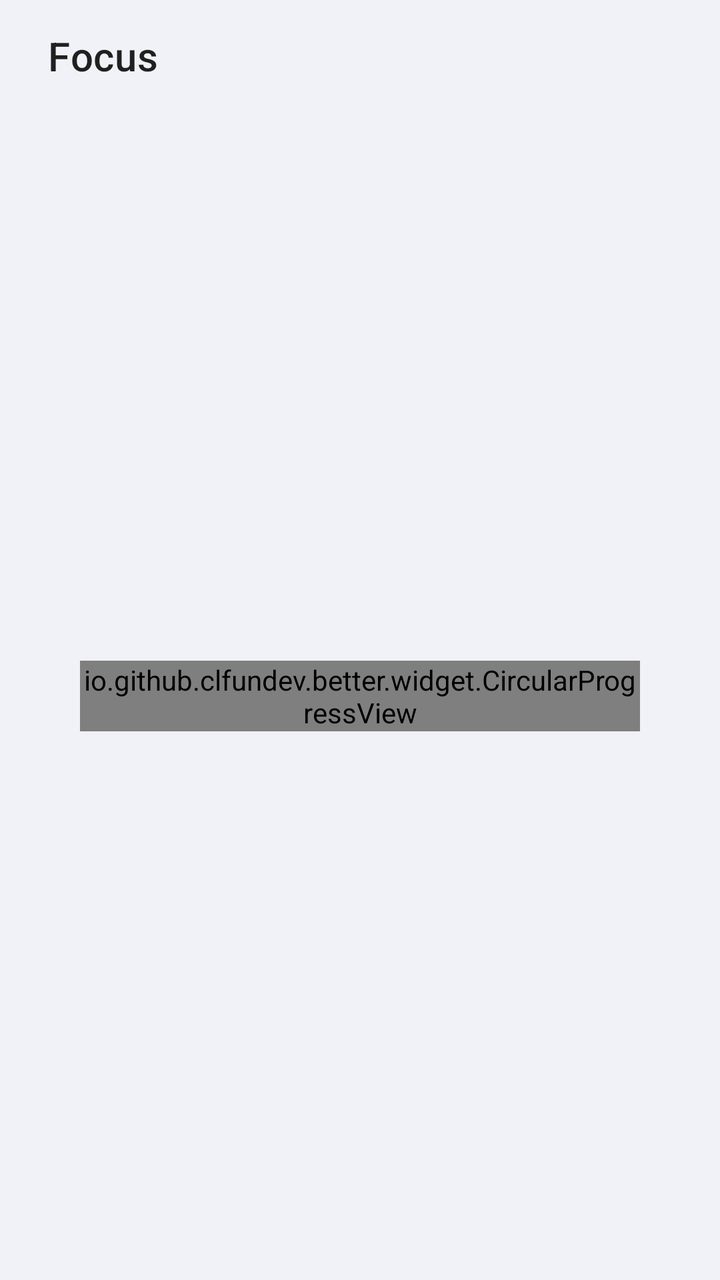
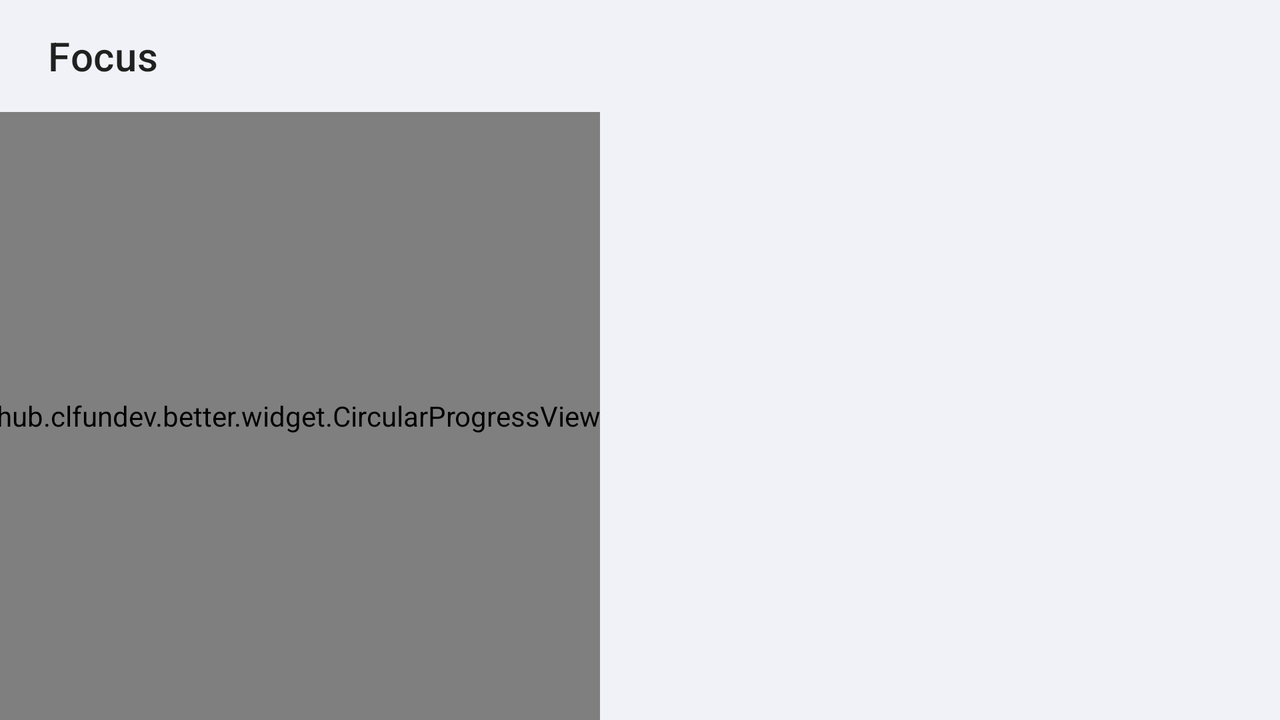

An Android layout and its configuration variant, each rendered on a device that would load it. The default file and the variant file are quoted in full after the pictures.
<!-- AndroidManifest.xml: application theme Theme.Better -->
<!-- res/layout/fragment_focus.xml -->
<?xml version="1.0" encoding="utf-8"?>
<androidx.constraintlayout.widget.ConstraintLayout xmlns:android="http://schemas.android.com/apk/res/android"
    xmlns:app="http://schemas.android.com/apk/res-auto"
    android:layout_width="match_parent"
    android:layout_height="match_parent">

    <androidx.appcompat.widget.Toolbar
        android:id="@+id/toolbar_focus"
        android:layout_width="0dp"
        android:layout_height="?attr/actionBarSize"
        android:layout_marginEnd="24dp"
        android:background="?attr/appBackgroundColor"
        android:theme="@style/ThemeOverlay.AppCompat.ActionBar"
        app:layout_constraintEnd_toEndOf="parent"
        app:layout_constraintStart_toStartOf="parent"
        app:layout_constraintTop_toTopOf="parent"
        app:popupTheme="@style/ThemeOverlay.AppCompat.Light"
        app:title="@string/focus_title"
        app:titleMarginStart="24dp"
        app:titleTextAppearance="@style/TextAppearance.MaterialComponents.Headline6" />

    <TextView
        android:id="@+id/tv_focus_plan"
        android:layout_width="wrap_content"
        android:layout_height="wrap_content"
        android:background="@drawable/btn_text_r8"
        android:drawablePadding="2dp"
        android:padding="4dp"
        android:textAppearance="@style/TextAppearance.AppCompat.Body1"
        android:textSize="17sp"
        app:drawableStartCompat="@drawable/ic_baseline_keyboard_arrow_down_20"
        app:drawableTint="?attr/colorControlNormal"
        app:layout_constraintBottom_toTopOf="@+id/cpv_focus"
        app:layout_constraintEnd_toEndOf="parent"
        app:layout_constraintStart_toStartOf="parent"
        app:layout_constraintTop_toBottomOf="@+id/toolbar_focus" />

    <io.github.clfundev.better.widget.CircularProgressView
        android:id="@+id/cpv_focus"
        android:layout_width="match_parent"
        android:layout_height="wrap_content"
        android:layout_marginHorizontal="40dp"
        app:layout_constraintBottom_toBottomOf="parent"
        app:layout_constraintTop_toBottomOf="@+id/toolbar_focus" />

    <TextView
        android:id="@+id/tv_focus_time"
        android:layout_width="wrap_content"
        android:layout_height="wrap_content"
        android:background="@drawable/btn_text_r8"
        android:letterSpacing="0.016"
        android:textAppearance="@style/TextAppearance.MaterialComponents.Headline6"
        android:textSize="44sp"
        app:layout_constraintBottom_toBottomOf="parent"
        app:layout_constraintEnd_toEndOf="parent"
        app:layout_constraintStart_toStartOf="parent"
        app:layout_constraintTop_toBottomOf="@+id/toolbar_focus" />

    <TextView
        android:id="@+id/tv_focus_state"
        android:layout_width="wrap_content"
        android:layout_height="wrap_content"
        android:layout_marginTop="8dp"
        android:textAppearance="@style/TextAppearance.AppCompat.Body1"
        app:layout_constraintEnd_toEndOf="parent"
        app:layout_constraintStart_toStartOf="parent"
        app:layout_constraintTop_toBottomOf="@+id/tv_focus_time" />

    <TextView
        android:id="@+id/tv_focus_control"
        android:layout_width="wrap_content"
        android:layout_height="wrap_content"
        android:paddingHorizontal="60dp"
        android:paddingVertical="12dp"
        android:textSize="16sp"
        app:layout_constraintBottom_toBottomOf="parent"
        app:layout_constraintEnd_toEndOf="parent"
        app:layout_constraintStart_toStartOf="parent"
        app:layout_constraintTop_toBottomOf="@+id/cpv_focus" />
</androidx.constraintlayout.widget.ConstraintLayout>
<!-- resources referenced by this layout -->
<resources>
  <!-- drawable btn_text_r8 (drawable) -->
  <?xml version="1.0" encoding="utf-8"?>
  <shape xmlns:android="http://schemas.android.com/apk/res/android"
      android:shape="rectangle">
      <corners android:radius="8dp" />
      <solid android:color="@color/color_btn_gray_a0" />
  </shape>
  <string name="focus_title">Focus</string>
  <style name="Theme.Better" parent="Theme.MaterialComponents.DayNight.NoActionBar">
          
          <item name="appBackgroundColor">@color/background_primary_light</item>
          <item name="appCardColor">@color/background_secondary_light</item>
          <item name="appElevatedBackgroundColor">@color/background_primary_light</item>
          <item name="appElevatedCardColor">@color/background_secondary_light</item>
          <item name="appElevatedCardShadowColor">@color/gray</item>
  
          <item name="colorPrimary">@color/primary_light</item>
          <item name="colorPrimaryVariant">@color/primary_variant</item>
          <item name="colorOnPrimary">@color/white</item>
  
          <item name="colorSecondary">@color/primary_light</item>
          <item name="colorSecondaryVariant">@color/primary_variant</item>
          <item name="colorOnSecondary">@color/black</item>
  
          <item name="android:colorBackground">?attr/appBackgroundColor</item>
          <item name="colorBackgroundFloating">?attr/appElevatedBackgroundColor</item>
          <item name="android:colorBackgroundFloating">?attr/appElevatedBackgroundColor</item>
  
          
          <item name="android:statusBarColor">@android:color/transparent</item>
          <item name="android:navigationBarColor">@android:color/transparent</item>
          <item name="android:enforceStatusBarContrast">false</item>
          <item name="android:enforceNavigationBarContrast">false</item>
          <item name="android:windowLightStatusBar">true</item>
      </style>
  <color name="background_primary_light">#F1F2F7</color>
  <color name="background_secondary_light">#FFFFFF</color>
  <color name="gray">#8E8E93</color>
  <color name="primary_light">#7050D3</color>
  <color name="primary_variant">#3F1DCB</color>
  <color name="white">#FFFFFF</color>
  <color name="black">#000000</color>
</resources>
<!-- res/layout-land/fragment_focus.xml (the repository's variant of the layout above) -->
<!-- drawn on the phone turned sideways -->
<?xml version="1.0" encoding="utf-8"?>
<androidx.constraintlayout.widget.ConstraintLayout xmlns:android="http://schemas.android.com/apk/res/android"
    xmlns:app="http://schemas.android.com/apk/res-auto"
    android:layout_width="match_parent"
    android:layout_height="match_parent">

    <androidx.appcompat.widget.Toolbar
        android:id="@+id/toolbar_focus"
        android:layout_width="0dp"
        android:layout_height="?attr/actionBarSize"
        android:layout_marginEnd="24dp"
        android:background="?attr/appBackgroundColor"
        android:theme="@style/ThemeOverlay.AppCompat.ActionBar"
        app:layout_constraintEnd_toEndOf="parent"
        app:layout_constraintStart_toStartOf="parent"
        app:layout_constraintTop_toTopOf="parent"
        app:popupTheme="@style/ThemeOverlay.AppCompat.Light"
        app:title="@string/focus_title"
        app:titleMarginStart="24dp"
        app:titleTextAppearance="@style/TextAppearance.MaterialComponents.Headline6" />

    <TextView
        android:id="@+id/tv_focus_plan"
        android:layout_width="wrap_content"
        android:layout_height="wrap_content"
        android:background="@drawable/btn_text_r8"
        android:drawablePadding="2dp"
        android:padding="4dp"
        android:textAppearance="@style/TextAppearance.AppCompat.Body1"
        android:textSize="17sp"
        app:drawableStartCompat="@drawable/ic_baseline_keyboard_arrow_down_20"
        app:drawableTint="?attr/colorControlNormal"
        app:layout_constraintBottom_toTopOf="@+id/tv_focus_time"
        app:layout_constraintEnd_toEndOf="@+id/cpv_focus"
        app:layout_constraintStart_toStartOf="@+id/cpv_focus"
        app:layout_constraintTop_toTopOf="@+id/cpv_focus" />

    <io.github.clfundev.better.widget.CircularProgressView
        android:id="@+id/cpv_focus"
        android:layout_width="wrap_content"
        android:layout_height="0dp"
        android:layout_marginEnd="20dp"
        app:layout_constraintBottom_toBottomOf="parent"
        app:layout_constraintEnd_toStartOf="@+id/guideline3"
        app:layout_constraintTop_toBottomOf="@+id/toolbar_focus" />

    <TextView
        android:id="@+id/tv_focus_time"
        android:layout_width="wrap_content"
        android:layout_height="wrap_content"
        android:background="@drawable/btn_text_r8"
        android:letterSpacing="0.016"
        android:textAppearance="@style/TextAppearance.MaterialComponents.Headline6"
        android:textSize="44sp"
        app:layout_constraintBottom_toBottomOf="parent"
        app:layout_constraintEnd_toEndOf="@+id/cpv_focus"
        app:layout_constraintStart_toStartOf="@+id/cpv_focus"
        app:layout_constraintTop_toBottomOf="@+id/toolbar_focus" />

    <TextView
        android:id="@+id/tv_focus_state"
        android:layout_width="wrap_content"
        android:layout_height="wrap_content"
        android:layout_marginTop="8dp"
        android:textAppearance="@style/TextAppearance.AppCompat.Body1"
        app:layout_constraintEnd_toEndOf="@+id/cpv_focus"
        app:layout_constraintStart_toStartOf="@+id/cpv_focus"
        app:layout_constraintTop_toBottomOf="@+id/tv_focus_time" />

    <TextView
        android:id="@+id/tv_focus_control"
        android:layout_width="wrap_content"
        android:layout_height="wrap_content"
        android:layout_marginStart="30dp"
        android:paddingHorizontal="60dp"
        android:paddingVertical="12dp"
        android:textSize="16sp"
        app:layout_constraintBottom_toBottomOf="parent"
        app:layout_constraintStart_toStartOf="@+id/guideline3"
        app:layout_constraintTop_toBottomOf="@+id/toolbar_focus" />

    <androidx.constraintlayout.widget.Guideline
        android:id="@+id/guideline3"
        android:layout_width="wrap_content"
        android:layout_height="wrap_content"
        android:orientation="vertical"
        app:layout_constraintGuide_percent="0.5" />

</androidx.constraintlayout.widget.ConstraintLayout>
